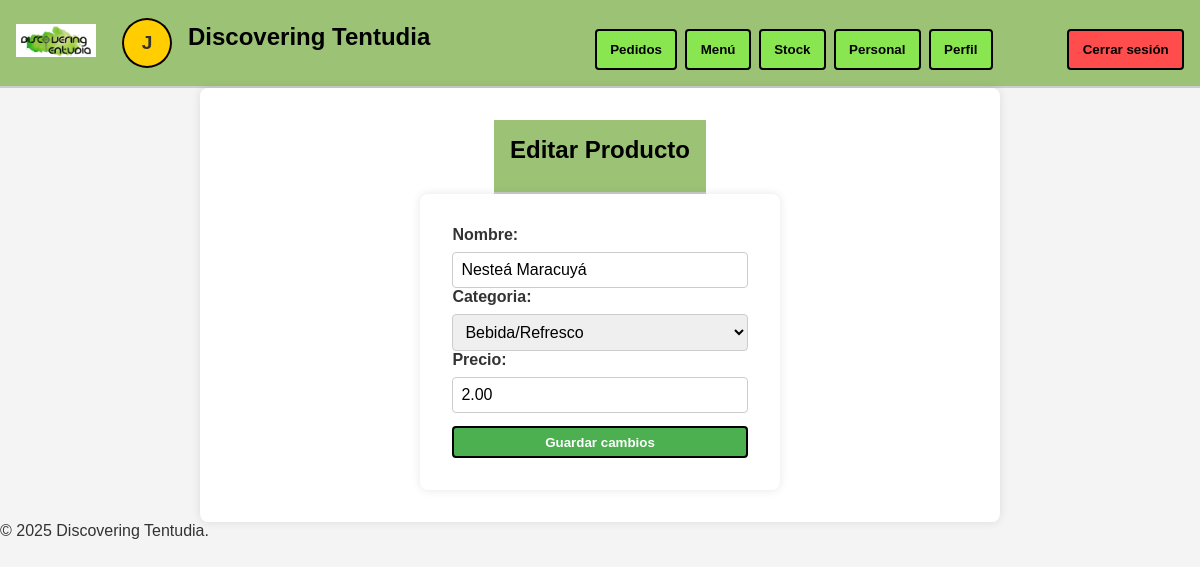
The app's page /producto/21/editar/ (signed in) with its own data.
### tapAppGestion/models.py (models this page shows, shortened)
class Producto(models.Model):
    CATEGORIAS = (
        ('Cervezas', 'Cervezas'),
        ('Bebida/Refresco', 'Bebida/Refresco'),
        ('Copa Vino', 'Copa Vino'),
        ('Botellas Vino', 'Botellas Vino'),
        ('Fuera de Carta', 'Fuera de Carta'),
        ('Pan', 'Pan'),
        ('Tapas o ½ Ración', 'Tapas o ½ Ración'),
        ('Entrantes', 'Entrantes'),
        ('Pescados', 'Pescados'),
        ('Carnes Ibéricas', 'Carnes Ibéricas'),
        ('Carnes Ternera', 'Carnes Ternera'),
        ('Bocadillos', 'Bocadillos'),
        ('Postres', 'Postres'),
        ('Cafés', 'Cafés'),
        ('Bebidas Alcohólicas', 'Bebidas Alcohólicas'),
        ('Desayunos', 'Desayunos'),
        ('Oferta del día', 'Oferta del día'),
    )
    nombre = models.CharField(max_length=100)
    categoria = models.CharField(max_length=50, choices=CATEGORIAS)
    precio = models.DecimalField(max_digits=6, decimal_places=2)
    imagen = models.ImageField(upload_to='productos/', blank=True, null=True)
    cantidad = models.PositiveIntegerField(default=0)  # Campo para la cantidad en el almacén

### tapAppGestion/views.py (the view)
# urls.py: path('producto/<int:producto_id>/editar/', views.editar_producto, name='editar_producto'),
@login_required
def editar_producto(request, producto_id):
    producto = get_object_or_404(Producto, id=producto_id)
    if request.method == 'POST':
        form = ProductoForm(request.POST, request.FILES, instance=producto)
        if form.is_valid():
            form.save()
            messages.success(request, 'El producto ha sido actualizado.')
            return redirect('menu')
    else:
        form = ProductoForm(instance=producto)
    return render(request, 'editar_producto.html', {'form': form, 'producto': producto})

### tapAppGestion/forms.py
class ProductoForm(forms.ModelForm):
    class Meta:
        model = Producto
        fields = ['nombre', 'categoria', 'precio']

### tapAppGestion/templates/editar_producto.html (shortened to what this page needs)
{% extends 'base.html' %}
{% load static %}
{% block content %}
<!DOCTYPE html>
<html lang="es">
<head>
  <link rel="stylesheet" type="text/css" href="{% static 'css/stylesEditar.css' %}">
</head>
<body>
  <header>
    <h1>Editar Producto</h1>
  </header>
  <main>
    <form method="post" enctype="multipart/form-data">
      {{ form.as_p }}
      <button type="submit">Guardar cambios</button>
    </form>
  </main>
</body>
</html>
{% endblock %}

### tapAppGestion/templates/base.html (shortened to what this page needs)
{% load static %}
<!DOCTYPE html>
<html lang="es">
<head>
    <link rel="stylesheet" type="text/css" href="{% static 'css/stylesIndex.css' %}">
</head>
<body>
    <header>
        <div class="header-left">
            <a href="{% url 'index' %}">
                <img src="{% static 'images/logo_blanco.jpeg' %}" alt="Logo Discovering Tentudia" class="logo">
            </a>
            <a href="{% url 'profile' %}" style="text-decoration: none;">
                <div class="user-circle">{{ user.first_name|slice:":1" }}</div>
            </a>
            <h1>Discovering Tentudia</h1>
        </div>
        <nav>
            <button>Pedidos</button>
            <a href="{% url 'menu' %}">
                <button>Menú</button>
            </a>
            <a href="{% url 'stock' %}">
                <button>Stock</button>
            </a>
            <a href="{% url 'personal' %}">
            <button>Personal</button>
            </a>
            <a href="{% url 'profile' %}">
                <button>Perfil</button>
            </a>
            <a href="{% url 'salir' %}">
                <button class="logout-button">Cerrar sesión</button>
            </a>
        </nav>
    </header>
    <main>
        {% block content %}
        {% endblock %}
    </main>
    <footer>
        <p>&copy; 2025 Discovering Tentudia.</p>
    </footer>
</body>
</html>

### tapAppGestion/static/css/stylesIndex.css (style rules this page uses)
* { margin: 0; padding: 0; box-sizing: border-box; }
body { font-family: Arial, sans-serif; background-color: #fff; color: #333; }
header { display: flex; align-items: center; justify-content: space-between; padding: 1em; border-bottom: 2px solid #ccc; }
header h1 { font-weight: bold; font-size: 24px; color: black; }
.header-left { display: flex; align-items: center; gap: 1em; }
.user-circle { width: 50px; height: 50px; border-radius: 50%; background-color: #ffcd00; display: flex; align-items: center; justify-content: center; font-weight: bold; font-size: 1.2rem; color: #333; box-shadow: 0 0 0 2px #000 inset; }
h1 { font-size: 1.2rem; font-weight: normal; }
nav { display: flex; gap: 0.5em; }
nav button { background-color: #8ae650; border: 2px solid #000; color: #000; font-weight: bold; padding: 0.8em 1em; cursor: pointer; border-radius: 4px; }
.logout-button { background-color: #ff4d4d; margin-left: 5em; }
main { position: relative; padding: 2em; display: flex; flex-direction: column; align-items: center; }
.logo { width: 80px; height: auto; margin-right: 10px; }

### tapAppGestion/static/css/stylesEditar.css (style rules this page uses)
body { font-family: Arial, sans-serif; background-color: #f4f4f4; color: #333; margin: 0; padding: 0; }
main { padding: 2em; max-width: 800px; margin: 0 auto; background-color: white; border-radius: 8px; box-shadow: 0 0 10px rgba(0, 0, 0, 0.1); }
h1 { font-size: 2em; margin-bottom: 0.5em; }
form { display: flex; flex-direction: column; }
label { font-weight: bold; margin-top: 1em; }
input[type="text"], input[type="number"], textarea, select { padding: 0.5em; margin-top: 0.5em; border: 1px solid #ccc; border-radius: 4px; font-size: 1em; width: 100%; }
button { display: inline-block; padding: 0.5em 1em; margin-top: 1em; background-color: #4CAF50; color: white; text-align: center; text-decoration: none; border-radius: 4px; border: 2px solid #000; font-weight: bold; cursor: pointer; }

### tapAppGestion/templates/base.html (style rules this page uses)
header { background-color: #9cc276; }

### records on screen
Producto: nombre "Nesteá Maracuyá", categoria "Bebida/Refresco", precio "2.00"

### other values on screen
{{ user.first_name|slice:":1" }} "J"
